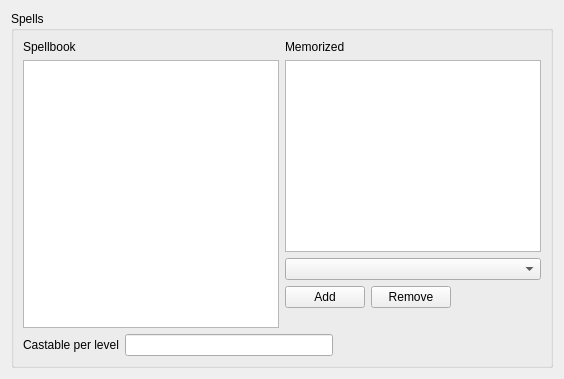
              <widget class="QWidget" name="page_spells">
               <layout class="QVBoxLayout" name="column_spells">
                <item>
                 <widget class="QGroupBox" name="box_spells">
                  <property name="title">
                   <string>Spells</string>
                  </property>
                  <layout class="QVBoxLayout" name="layout_spells">
                   <item>
                    <layout class="QHBoxLayout" name="layout_spell_lists">
                     <item>
                      <layout class="QVBoxLayout" name="layout_spellbook">
                       <item>
                        <widget class="QLabel" name="label_spells_known">
                         <property name="text">
                          <string>Spellbook</string>
                         </property>
                        </widget>
                       </item>
                       <item>
                        <widget class="QListWidget" name="field_spells_known" />
                       </item>
                      </layout>
                     </item>
                     <item>
                      <layout class="QVBoxLayout" name="layout_memorised">
                       <item>
                        <widget class="QLabel" name="label_spells_memorised">
                         <property name="text">
                          <string>Memorized</string>
                         </property>
                        </widget>
                       </item>
                       <item>
                        <widget class="QListWidget" name="field_spells_memorised_list" />
                       </item>
                       <item>
                        <widget class="QComboBox" name="field_spells_memorised_choice" />
                       </item>
                       <item>
                        <layout class="QHBoxLayout" name="layout_memorised_buttons">
                         <item>
                          <widget class="QPushButton" name="field_spells_memorised_add">
                           <property name="text">
                            <string>Add</string>
                           </property>
                          </widget>
                         </item>
                         <item>
                          <widget class="QPushButton" name="field_spells_memorised_remove">
                           <property name="text">
                            <string>Remove</string>
                           </property>
                          </widget>
                         </item>
                         <item>
                          <spacer name="memorised_spacer">
                           <property name="orientation">
                            <enum>Qt::Horizontal</enum>
                           </property>
                           <property name="sizeHint" stdset="0">
                            <size>
                             <width>40</width>
                             <height>20</height>
                            </size>
                           </property>
                          </spacer>
                         </item>
                        </layout>
                       </item>
                       <item>
                        <widget class="QLabel" name="field_spells_memorised_capacity">
                         <property name="wordWrap">
                          <bool>true</bool>
                         </property>
                        </widget>
                       </item>
                      </layout>
                     </item>
                    </layout>
                   </item>
                   <item>
                    <layout class="QHBoxLayout" name="layout_castable">
                     <item>
                      <widget class="QLabel" name="label_spells_castable">
                       <property name="text">
                        <string>Castable per level</string>
                       </property>
                      </widget>
                     </item>
                     <item>
                      <widget class="QLineEdit" name="field_spells_castable" />
                     </item>
                     <item>
                      <spacer name="castable_spacer">
                       <property name="orientation">
                        <enum>Qt::Horizontal</enum>
                       </property>
                       <property name="sizeHint" stdset="0">
                        <size>
                         <width>40</width>
                         <height>20</height>
                        </size>
                       </property>
                      </spacer>
                     </item>
                    </layout>
                   </item>
                  </layout>
                 </widget>
                </item>
               </layout>
              </widget>
